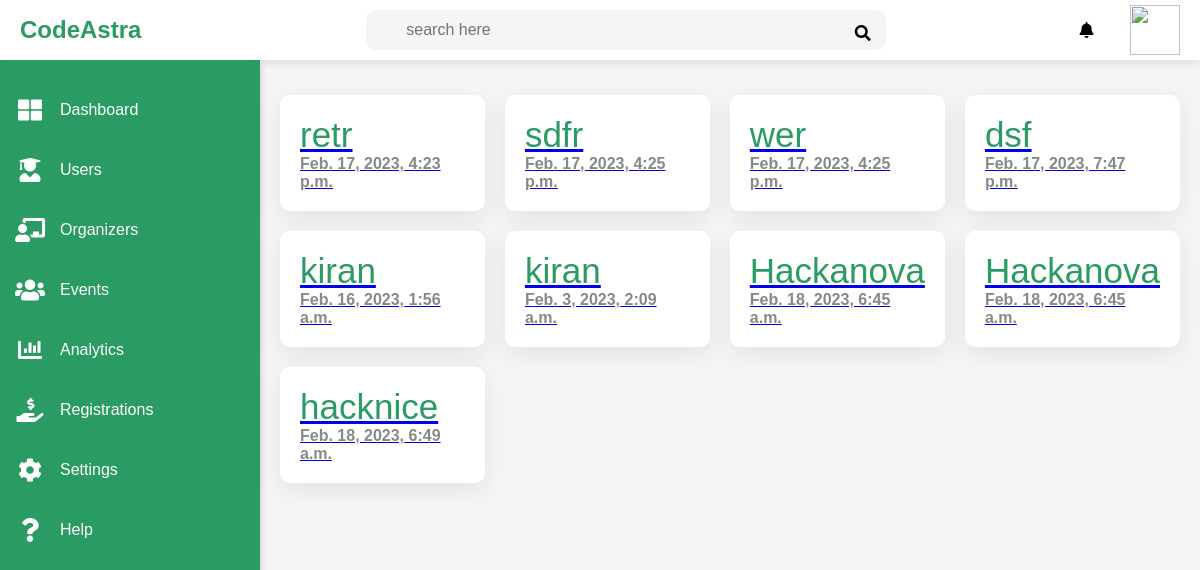
/users/admin_index/, run on an earlier commit of the app's database.
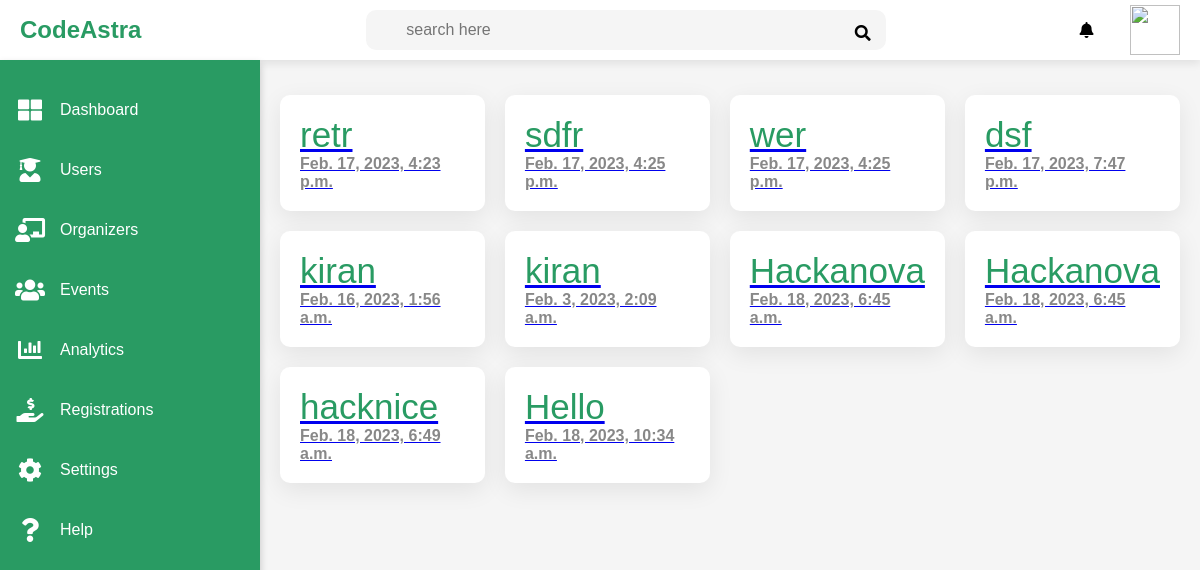
And on a later commit of the database.
### users/models.py (models this page shows)
class RegisterHackathon(models.Model):
    name_hackathon = models.CharField(max_length=20, null=False)
    Organization_name = models.CharField(max_length=20, null=False)
    Description_hack = models.TextField(max_length=200, null=False)
    rules = models.TextField(max_length=200, null=False)
    hackathon_url = models.CharField(max_length=200, null=False)
    domain = models.CharField(max_length=100, default=0,null=False)
    skills = models.CharField(max_length=100, default=0,null=False)
    Guidelines = models.TextField(max_length=500, null=False)
    start_date_time = models.DateTimeField(max_length=100)
    end_date_time = models.DateTimeField(max_length=100)
    minimum_no_team = models.IntegerField(default=0)
    maximum_no_team = models.IntegerField(default=0)
    MY_CHOICES = (
        ('Online', '0'),
        ('Offline', '1'),
    )
    mode_of_event = models.CharField(max_length=10, choices=MY_CHOICES,default = 'Offline')

### users/views.py (the view)
# urls.py: path('admin_index/', views.admin_index, name='admin_index'),
def admin_index(request):
    if request.session.has_key('username'):
        emailid = request.session['username']
    hacki = RegisterHackathon.objects.all()
    return render(request, "admin_side/admin.html", {'hack':hacki})

### templates/admin_side/admin.html (shortened to what this page needs)
{% load static %}
<!DOCTYPE html>
<html lang="en">
<head>
    <link rel="stylesheet" href="https://pro.fontawesome.com/releases/v5.10.0/css/all.css" />
</head>
<body>
    <div class="container">
        <div class="topbar">
            <div class="logo">
                <h2>CodeAstra</h2>
            </div>
            <div class="search">
                <input type="text" name="search" placeholder="search here">
                <label for="search"><i class="fas fa-search"></i></label>
            </div>
            <i class="fas fa-bell"></i>
            <div class="user">
                <img src="img/user.png" alt="">
            </div>
        </div>
        <div class="sidebar">
            <ul>
                <li>
                    <a href="#">
                        <i class="fas fa-th-large"></i>
                        <div>Dashboard</div>
                    </a>
                </li>
                <li>
                    <a href="#">
                        <i class="fas fa-user-graduate"></i>
                        <div>Users</div>
                    </a>
                </li>
                <li>
                    <a href="#">
                        <i class="fas fa-chalkboard-teacher"></i>
                        <div>Organizers</div>
                    </a>
                </li>
                <li>
                    <a href="#">
                        <i class="fas fa-users"></i>
                        <div>Events</div>
                    </a>
                </li>
                <li>
                    <a href="#">
                        <i class="fas fa-chart-bar"></i>
                        <div>Analytics</div>
                    </a>
                </li>
                <li>
                    <a href="#">
                        <i class="fas fa-hand-holding-usd"></i>
                        <div>Registrations</div>
                    </a>
                </li>
                <li>
                    <a href="#">
                        <i class="fas fa-cog"></i>
                        <div>Settings</div>
                    </a>
                </li>
                <li>
                    <a href="#">
                        <i class="fas fa-question"></i>
                        <div>Help</div>
                    </a>
                </li>
            </ul>
        </div>
        <div class="main">
            <div class="cards">
                {% for i in hack %}
                <a href="/users/hack-details/{{i.id}}">
                <div class="card">
                    <div class="card-content">
                        <div class="number">{{i.name_hackathon}}</div>
                        <div class="card-name">{{i.start_date_time}}</div>
                    </div>
                </div>
                </a>
                {% endfor %}
            </div>
        </div>
    </div>
</body>
</html>

What changed in the data, as far as the page shows it:
added RegisterHackathon: name_hackathon "Hello", start_date_time "Feb. 18, 2023, 10:34 a.m."
